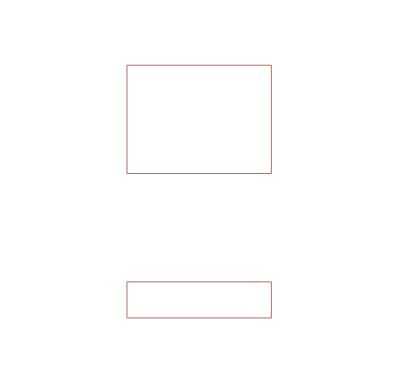

Reproduce this figure in Python.
import shapefile																#Untuk mengambil data modul pada shapefile
w=shapefile.Writer()															#Untuk memasang fungsi writer
w.shapeType																		#Untuk mengaktifkan type shape

w.field("kolom1","C")															#Untuk membuat kolom dengan menggunakan type data char
w.field("kolom2","C")

w.record("ngek","satu")															#Kolom yang dibuat akan diisikan Recordnya sesuai dengan kolom yang ada jika record ada 2 maka pada koordinatnya jga ada 2 bentuk
w.record("ngok","dua")



w.poly(parts=[[[1,3],[5,3], [5,2],[1,2], [1,3]]],shapeType=shapefile.POLYLINE)	#Membuat koordinat berbentuk polygon seperti 2 persegi panjang 1 besar dan satu yang kecil
w.poly(parts=[[[1,6],[5,6], [5,9],[1,9], [1,6]]],shapeType=shapefile.POLYLINE)


w.save("soal9")																	#Untuk menyimpan file menjadi file shp dengan nama file soal9.shp
